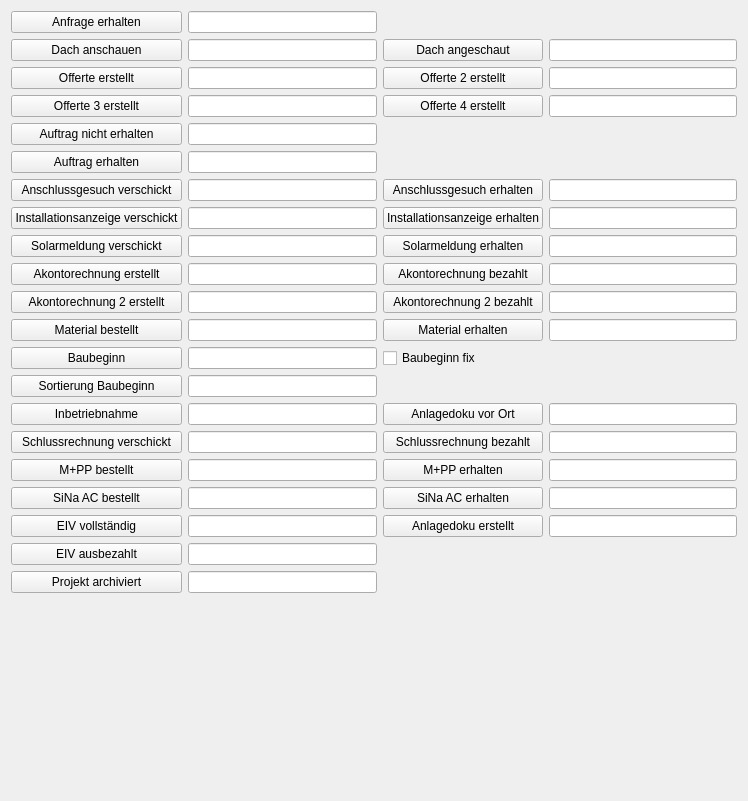
      <widget class="QWidget" name="sw_Progress">
       <property name="minimumSize">
        <size>
         <width>748</width>
         <height>801</height>
        </size>
       </property>
       <layout class="QGridLayout" name="gridLayout_3">
        <item row="10" column="3">
         <widget class="QLineEdit" name="pvp_progress_partialInvoice2Received"/>
        </item>
        <item row="1" column="2">
         <widget class="QPushButton" name="pb_progress_roofMeasured">
          <property name="text">
           <string>Dach angeschaut</string>
          </property>
         </widget>
        </item>
        <item row="14" column="3">
         <widget class="QLineEdit" name="pvp_progress_documentationPlaced"/>
        </item>
        <item row="10" column="1">
         <widget class="QLineEdit" name="pvp_progress_partialInvoice2Sent"/>
        </item>
        <item row="9" column="2">
         <widget class="QPushButton" name="pb_progress_partialInvoiceReceived">
          <property name="text">
           <string>Akontorechnung bezahlt</string>
          </property>
         </widget>
        </item>
        <item row="3" column="0">
         <widget class="QPushButton" name="pb_progress_quote3Sent">
          <property name="text">
           <string>Offerte 3 erstellt</string>
          </property>
         </widget>
        </item>
        <item row="2" column="0">
         <widget class="QPushButton" name="pb_progress_quote1Sent">
          <property name="text">
           <string>Offerte erstellt</string>
          </property>
         </widget>
        </item>
        <item row="6" column="1">
         <widget class="QLineEdit" name="pvp_progress_tagSent"/>
        </item>
        <item row="0" column="0">
         <widget class="QPushButton" name="pb_progress_inquiryReceived">
          <property name="text">
           <string>Anfrage erhalten</string>
          </property>
         </widget>
        </item>
        <item row="7" column="3">
         <widget class="QLineEdit" name="pvp_progress_iaReceived"/>
        </item>
        <item row="14" column="0">
         <widget class="QPushButton" name="pb_progress_launch">
          <property name="text">
           <string>Inbetriebnahme</string>
          </property>
         </widget>
        </item>
        <item row="6" column="3">
         <widget class="QLineEdit" name="pvp_progress_tagReceived"/>
        </item>
        <item row="12" column="2">
         <widget class="QCheckBox" name="pvp_progress_constructionFixed">
          <property name="text">
           <string>Baubeginn fix</string>
          </property>
         </widget>
        </item>
        <item row="15" column="3">
         <widget class="QLineEdit" name="pvp_progress_finalInvoiceReceived"/>
        </item>
        <item row="15" column="0">
         <widget class="QPushButton" name="pb_progress_finalInvoiceSent">
          <property name="text">
           <string>Schlussrechnung verschickt</string>
          </property>
         </widget>
        </item>
        <item row="4" column="1">
         <widget class="QLineEdit" name="pvp_progress_orderRejected"/>
        </item>
        <item row="18" column="0">
         <widget class="QPushButton" name="pb_progress_eivComplete">
          <property name="text">
           <string>EIV vollständig</string>
          </property>
         </widget>
        </item>
        <item row="16" column="2">
         <widget class="QPushButton" name="pb_progress_siNaDcReceived">
          <property name="text">
           <string>M+PP erhalten</string>
          </property>
         </widget>
        </item>
        <item row="17" column="2">
         <widget class="QPushButton" name="pb_progress_siNaAcReceived">
          <property name="text">
           <string>SiNa AC erhalten</string>
          </property>
         </widget>
        </item>
        <item row="9" column="3">
         <widget class="QLineEdit" name="pvp_progress_partialInvoiceReceived"/>
        </item>
        <item row="18" column="2">
         <widget class="QPushButton" name="pb_progress_documentationCreated">
          <property name="text">
           <string>Anlagedoku erstellt</string>
          </property>
         </widget>
        </item>
        <item row="8" column="2">
         <widget class="QPushButton" name="pb_progress_bauReceived">
          <property name="text">
           <string>Solarmeldung erhalten</string>
          </property>
         </widget>
        </item>
        <item row="5" column="0">
         <widget class="QPushButton" name="pb_progress_orderReceived">
          <property name="text">
           <string>Auftrag erhalten</string>
          </property>
         </widget>
        </item>
        <item row="1" column="0">
         <widget class="QPushButton" name="pb_progress_roofMeasure">
          <property name="text">
           <string>Dach anschauen</string>
          </property>
         </widget>
        </item>
        <item row="3" column="1">
         <widget class="QLineEdit" name="pvp_progress_quote3Sent"/>
        </item>
        <item row="13" column="0">
         <widget class="QPushButton" name="pb_progress_constructionSort">
          <property name="text">
           <string>Sortierung Baubeginn</string>
          </property>
         </widget>
        </item>
        <item row="15" column="1">
         <widget class="QLineEdit" name="pvp_progress_finalInvoiceSent"/>
        </item>
        <item row="5" column="1">
         <widget class="QLineEdit" name="pvp_progress_orderReceived"/>
        </item>
        <item row="16" column="0">
         <widget class="QPushButton" name="pb_progress_siNaDcOrdered">
          <property name="text">
           <string>M+PP bestellt</string>
          </property>
         </widget>
        </item>
        <item row="19" column="1">
         <widget class="QLineEdit" name="pvp_progress_eivPayed"/>
        </item>
        <item row="8" column="0">
         <widget class="QPushButton" name="pb_progress_bauSent">
          <property name="text">
           <string>Solarmeldung verschickt</string>
          </property>
         </widget>
        </item>
        <item row="14" column="1">
         <widget class="QLineEdit" name="pvp_progress_launch"/>
        </item>
        <item row="8" column="3">
         <widget class="QLineEdit" name="pvp_progress_bauReceived"/>
        </item>
        <item row="12" column="0">
         <widget class="QPushButton" name="pb_progress_constructionStart">
          <property name="text">
           <string>Baubeginn</string>
          </property>
         </widget>
        </item>
        <item row="11" column="2">
         <widget class="QPushButton" name="pb_progress_materialReceived">
          <property name="text">
           <string>Material erhalten</string>
          </property>
         </widget>
        </item>
        <item row="16" column="3">
         <widget class="QLineEdit" name="pvp_progress_siNaDcReceived"/>
        </item>
        <item row="2" column="1">
         <widget class="QLineEdit" name="pvp_progress_quote1Sent"/>
        </item>
        <item row="3" column="2">
         <widget class="QPushButton" name="pb_progress_quote4Sent">
          <property name="text">
           <string>Offerte 4 erstellt</string>
          </property>
         </widget>
        </item>
        <item row="11" column="0">
         <widget class="QPushButton" name="pb_progress_materialOrdered">
          <property name="text">
           <string>Material bestellt</string>
          </property>
         </widget>
        </item>
        <item row="18" column="3">
         <widget class="QLineEdit" name="pvp_progress_documentationCreated"/>
        </item>
        <item row="15" column="2">
         <widget class="QPushButton" name="pb_progress_finalInvoiceReceived">
          <property name="text">
           <string>Schlussrechnung bezahlt</string>
          </property>
         </widget>
        </item>
        <item row="20" column="1">
         <widget class="QLineEdit" name="pvp_progress_archived"/>
        </item>
        <item row="7" column="0">
         <widget class="QPushButton" name="pb_progress_iaSent">
          <property name="text">
           <string>Installationsanzeige verschickt</string>
          </property>
         </widget>
        </item>
        <item row="9" column="0">
         <widget class="QPushButton" name="pb_progress_partialInvoiceSent">
          <property name="text">
           <string>Akontorechnung erstellt</string>
          </property>
         </widget>
        </item>
        <item row="2" column="2">
         <widget class="QPushButton" name="pb_progress_quote2Sent">
          <property name="text">
           <string>Offerte 2 erstellt</string>
          </property>
         </widget>
        </item>
        <item row="10" column="2">
         <widget class="QPushButton" name="pb_progress_partialInvoice2Received">
          <property name="text">
           <string>Akontorechnung 2 bezahlt</string>
          </property>
         </widget>
        </item>
        <item row="8" column="1">
         <widget class="QLineEdit" name="pvp_progress_bauSent"/>
        </item>
        <item row="1" column="1">
         <widget class="QLineEdit" name="pvp_progress_roofMeasure">
          <property name="text">
           <string/>
          </property>
         </widget>
        </item>
        <item row="16" column="1">
         <widget class="QLineEdit" name="pvp_progress_siNaDcOrdered"/>
        </item>
        <item row="10" column="0">
         <widget class="QPushButton" name="pb_progress_partialInvoice2Sent">
          <property name="text">
           <string>Akontorechnung 2 erstellt</string>
          </property>
         </widget>
        </item>
        <item row="14" column="2">
         <widget class="QPushButton" name="pb_progress_documentationPlaced">
          <property name="text">
           <string>Anlagedoku vor Ort</string>
          </property>
         </widget>
        </item>
        <item row="12" column="1">
         <widget class="QLineEdit" name="pvp_progress_constructionStart"/>
        </item>
        <item row="19" column="0">
         <widget class="QPushButton" name="pb_progress_eivPayed">
          <property name="text">
           <string>EIV ausbezahlt</string>
          </property>
         </widget>
        </item>
        <item row="11" column="3">
         <widget class="QLineEdit" name="pvp_progress_materialReceived"/>
        </item>
        <item row="17" column="0">
         <widget class="QPushButton" name="pb_progress_siNaAcOrdered">
          <property name="text">
           <string>SiNa AC bestellt</string>
          </property>
         </widget>
        </item>
        <item row="3" column="3">
         <widget class="QLineEdit" name="pvp_progress_quote4Sent"/>
        </item>
        <item row="11" column="1">
         <widget class="QLineEdit" name="pvp_progress_materialOrdered"/>
        </item>
        <item row="7" column="2">
         <widget class="QPushButton" name="pb_progress_iaReceived">
          <property name="text">
           <string>Installationsanzeige erhalten</string>
          </property>
         </widget>
        </item>
        <item row="13" column="1">
         <widget class="QLineEdit" name="pvp_progress_constructionSort"/>
        </item>
        <item row="1" column="3">
         <widget class="QLineEdit" name="pvp_progress_roofMeasured"/>
        </item>
        <item row="6" column="2">
         <widget class="QPushButton" name="pb_progress_tagReceived">
          <property name="text">
           <string>Anschlussgesuch erhalten</string>
          </property>
         </widget>
        </item>
        <item row="0" column="1">
         <widget class="QLineEdit" name="pvp_progress_inquiryReceived"/>
        </item>
        <item row="6" column="0">
         <widget class="QPushButton" name="pb_progress_tagSent">
          <property name="text">
           <string>Anschlussgesuch verschickt</string>
          </property>
         </widget>
        </item>
        <item row="7" column="1">
         <widget class="QLineEdit" name="pvp_progress_iaSent"/>
        </item>
        <item row="4" column="0">
         <widget class="QPushButton" name="pb_progress_orderRejected">
          <property name="text">
           <string>Auftrag nicht erhalten</string>
          </property>
         </widget>
        </item>
        <item row="17" column="3">
         <widget class="QLineEdit" name="pvp_progress_siNaAcReceived"/>
        </item>
        <item row="17" column="1">
         <widget class="QLineEdit" name="pvp_progress_siNaAcOrdered"/>
        </item>
        <item row="20" column="0">
         <widget class="QPushButton" name="pb_progress_archived">
          <property name="text">
           <string>Projekt archiviert</string>
          </property>
         </widget>
        </item>
        <item row="18" column="1">
         <widget class="QLineEdit" name="pvp_progress_eivComplete"/>
        </item>
        <item row="9" column="1">
         <widget class="QLineEdit" name="pvp_progress_partialInvoiceSent"/>
        </item>
        <item row="2" column="3">
         <widget class="QLineEdit" name="pvp_progress_quote2Sent"/>
        </item>
        <item row="21" column="0">
         <widget class="QFrame" name="frame_8">
          <property name="frameShape">
           <enum>QFrame::NoFrame</enum>
          </property>
          <property name="frameShadow">
           <enum>QFrame::Raised</enum>
          </property>
         </widget>
        </item>
       </layout>
      </widget>
